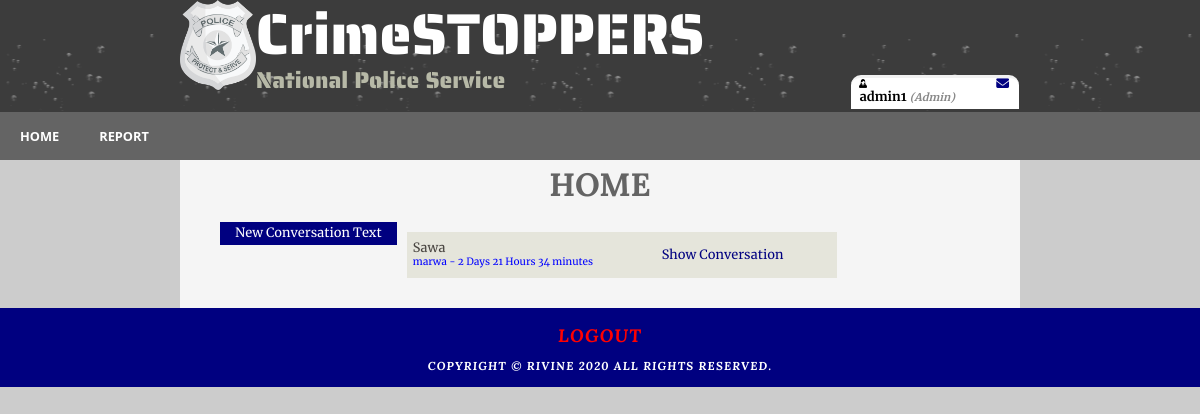
/chat_box/chat_list.php (signed in), run on the app's committed database.
### tables this page shows
CREATE TABLE `tb_chat_room` (
  `chat_room_id` int(11) NOT NULL,
  `chat_room_name` varchar(255) DEFAULT NULL,
  `last_message` varchar(2000) NOT NULL,
  `from_user_id` int(11) NOT NULL,
  `to_user_id` int(11) NOT NULL,
  `status` varchar(10) NOT NULL DEFAULT '0',
  `chat_date` varchar(100) NOT NULL
);

CREATE TABLE `users` (
  `id` int(11) NOT NULL,
  `username` varchar(100) NOT NULL,
  `email` varchar(100) NOT NULL,
  `user_type` varchar(20) NOT NULL,
  `password` varchar(100) NOT NULL
);

### chat_box/function.php (called while the page is built, shortened)
<?php
$servername = "localhost";
$username = "root";
$password = "";
$database = "crime";
$mysql_obj = new mysqli($servername, $username, $password, $database);
return $mysql_obj;
function dateDifference($date_1, $date_2, $differenceFormat = '%a')
{
	$datetime1 = date_create($date_1);
	$datetime2 = date_create($date_2);
	$interval = date_diff($datetime1, $datetime2);
	return $interval->format($differenceFormat);
}

### chat_box/chat_list.php (the view, shortened to what this page needs)
<?php
require "function.php";
$today = date('Y-m-d H:i:s');
$id = $_SESSION['user']['id'];
$user_type = $_SESSION['user']['user_type'];
if ($user_type == "admin") {
	$url = "../admin/home.php";
	$report_url = "../admin/report.php";
} else if ($user_type == "police") {
	$url = "../police_mode/home.php";
	$report_url = "../police_mode/report.php";
}
$found = 0;
$sql = "SELECT * FROM tb_chat_room WHERE to_user_id='$id' OR from_user_id='$id'";
$results = $mysql_obj->query($sql);
$tbody = '';
$button = "<span style='float:left;background-color:navy;padding:5px;'><a style='color:white;' href='new_chat.php'>New Conversation Text</a></span>";
while ($row = $results->fetch_assoc()) {
	$chat_room_id = $row['chat_room_id'];
	$id_user1 = $row['from_user_id'];
	$id_user2 = $row['to_user_id'];
	$sql_ = "SELECT * FROM users WHERE id='$id_user1'";
	$results_ = $mysql_obj->query($sql_);
	while ($rows_ = $results_->fetch_assoc()) {
		$name = $rows_['username'];
		if ($id_user1 == $id) {
			$name_ = 'you';
			$id_user = $id_user2;
		} else {
			$name_ = $name;
			$id_user = $id_user1;
		}
	}
	$chat_msg = $row['last_message'];
	$status = $row['status'];
	if ($status == '0') {
		$bold = "<b>$chat_msg</b><br>";
	} else {
		$bold = "$chat_msg<br>";
	}
	$chat_date = $row['chat_date'];
	$time = dateDifference($chat_date, $today, $differenceFormat = '%d Days %h Hours %i minutes');
	$tbody .= "<tr>
                <td>$bold<font style='font-size:10px; color: blue;'>$name_ - $time<font></td>
                <td><a href='chat_index.php?chat_room_id=$chat_room_id&recipient_id=$id_user'>Show Conversation</a></td>
              </tr>";
	$found = 1;
}
$table_display = "
<table width='60%' style='border-color:transparent;padding:10px;' cellspacing='0'>
	   $tbody
  </table>";
if ($found == 1) {
	$body_display = $button . $table_display;
} else {
	$body_display = "<div align='center'>$button <br><br>NO MESSAGE</div>";
}
?>
<!DOCTYPE HTML>
<html>
	<head>
		<link rel="stylesheet" type="text/css" href="../css/style.css" />
		<link rel="stylesheet" type="text/css" href="../css/button.css" />
	</head>
	<body>
		<div id="main">
			<div id="header">
				<div id="logo">
					<div class="logo_img">
						<img src="../img/logo.png" alt="NPS Logo" height="auto" width="13%"></img>
						<div id="logo_text">
							<h1><a class="logo_colour" href="../index.php">CrimeSTOPPERS</a></h1>
							<h2>National Police Service</h2>
						</div>
					</div>
					<div class="profile_info">
						<figure class="user_avatar"><img src="../img/admin_profile.png" width="5%">
							<span style="float: right;">
								<a href="../chat_box/chat_list.php"><i class="fa fa-envelope"></i></a>
							</span>
						</figure>
						<div class="user_info">
							<?php if (isset($_SESSION['user'])) : ?>
							<strong><?php echo $_SESSION['user']['username']; ?></strong>
							<small>
								<i style="color: #888;">(<?php echo ucfirst($_SESSION['user']['user_type']); ?>)</i>
							</small>
							<?php endif ?>
						</div>
					</div>
				</div>
				<div id="navbar">
					<nav>
						<ul id="menu">
							<li><a href="<?php echo $url; ?>">Home</a></li>
							<li><a href="<?php echo $report_url; ?>">Report</a></li>
						</ul>
					</nav>
				</div>
			</div>
			<div id="site_content" class="content">
				<div align="center" class="header">
					<h1>Home</h1>
				</div>
				<div id="content">
					<?php echo $body_display; ?>
				</div>
			</div>
			<div id="footer">
				<a href="../login.php" id="logout">logout</a>
				<br><br>
				<p>Copyright &copy; Rivine <?php echo date("Y"); ?> All Rights Reserved.</p>
			</div>
	</body>
</html>

### css/style.css (style rules this page uses)
html { width: 100%; height: fit-content; }
* { margin: 0; padding: 0; box-sizing: border-box; }
body { background-repeat: round; font: normal 0.8em "merriweather-regular", arial, sans-serif; background: url(../img/background.png) #ccc; color: black; }
p { padding: 0 0 20px 0; line-height: 1.7em; }
img { border: 0; }
a.logo_colour { text-decoration: none; color: white; }
ul#menu { list-style-type: none; }
nav { position: relative; width: 100%; height: max-content; overflow: hidden; background: #646464; }
nav li { float: left; }
nav li a, .slide_link { display: block; padding: 8px; color: white; text-align: center; padding: 15px 20px; text-decoration: none; font-family: "Segoe UI", Tahoma, Geneva, Verdana, sans-serif; text-transform: uppercase; font-weight: bold; }
h1, h2, h3, h4, h5, h6 { font: normal 179% "lora-bold", arial, sans-serif; color: #646464; margin: 0 0 15px 0; padding: 15px 0 5px 0; }
h2 { font: normal 155% "lora-bold", arial, sans-serif; color: #3091e0; }
a { outline: none; text-decoration: underline; color: navy; }
#main, #logo, #menubar, #site_content, #content_footer, .slideshow-container, #footer { margin-left: auto; margin-right: auto; }
#main { padding-bottom: 0px; }
#header { background: #6f655f url(../img/header.png); height: 140px; }
.header { text-transform: uppercase; font-size: large; }
#logo { width: 840px; position: relative; height: 80%; }
#logo #logo_text { display: inline-block; position: absolute; font-weight: bolder; font-size: 150%; }
#logo h1, #logo h2 { font: normal 300% "saira_stencil_one-regular", arial, sans-serif; border-bottom: 0; text-transform: none; margin: 0; }
#logo_text h1, #logo_text h1 a { padding: 8px 0 0 0; text-decoration: none; }
#logo_text h2 { font-size: 120%; padding: 4px 0 0 0; color: #b7b9a7; }
#logo .logo_img { display: inline-block; position: absolute; }
#site_content { padding-top: 15px; width: 70%; height: fit-content; overflow: hidden; background: rgb(245, 245, 245); }
#content { width: 100%; padding-left: 40px; padding-right: 50px; padding-bottom: 20px; }
#footer { width: 100%; font: normal 90% "lora-bolditalic", arial, sans-serif; height: fit-content; padding: 20px 0 5px 0; text-align: center; background: navy; color: #fff; text-transform: uppercase; letter-spacing: 0.1em; }
#footer p { padding: 0 0 5px 0; }
#footer a { color: #888; text-decoration: none; }
a { text-decoration: none; padding: 10px; cursor: pointer; }
a#logout { color: red; font-size: large; }
table tr th, table tr td { background: #3b3b3b; color: #fff; padding: 10px 6px; text-align: left; }
table tr td { background: #e5e5db; color: #47433f; border: 0px solid; }
.user_info, .user_avatar { margin-left: 5%; }
.profile_info { position: absolute; border-top: 3px solid #f1f1f1; border-bottom: 0px solid #f1f1f1; border-radius: 10px 10px 0 0; max-width: 20%; top: 75px; right: 1px; font-family: "merriweather-bold", Arial, Helvetica, sans-serif; font-weight: bold; background-color: white; transition: 0.3s; padding-bottom: 5px; }

### data on the page
tb_chat_room: last_message "Sawa", users.username "marwa", chat_date "2 Days 21 Hours 34 minutes"

### other printed values
$_SESSION['user']['username'] "admin1"
$_SESSION['user']['user_type'] "Admin"
